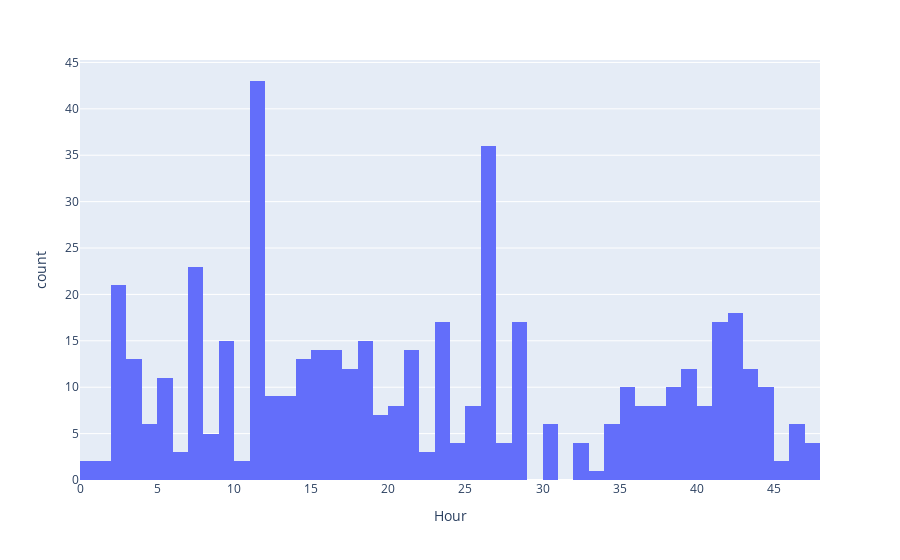

The notebook cell saved with this chart:
### Code cell
fig = px.histogram(credit_card[credit_card["Class"] == 1], x="Hour", nbins=50)
fig.show()

### Figure 1 — Plotly figure (JSON) as saved in the notebook; plotly's stock layout.template omitted (floating-point values rounded to 4 significant figures; data arrays with more than 128 entries replaced by an {"elided": "..."} marker saying what was removed)
{"data": [{"bingroup": "x", "hovertemplate": "Hour=%{x}<br>count=%{y}<extra></extra>", "legendgroup": "", "marker": {"color": "#636efa", "pattern": {"shape": ""}}, "name": "", "nbinsx": 50, "orientation": "v", "showlegend": false, "type": "histogram", "x": {"elided": "492 float values"}, "xaxis": "x", "yaxis": "y"}], "layout": {"barmode": "relative", "legend": {"tracegroupgap": 0}, "margin": {"t": 60}, "xaxis": {"anchor": "y", "domain": [0, 1], "title": {"text": "Hour"}}, "yaxis": {"anchor": "x", "domain": [0, 1], "title": {"text": "count"}}}}
